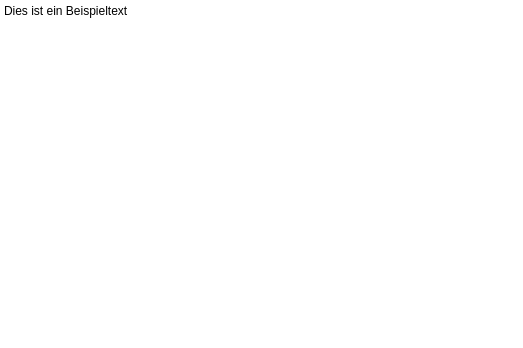
<?xml version="1.0" encoding="UTF-8"?>
<ui version="4.0">
 <class>Results</class>
 <widget class="QWidget" name="Results">
  <property name="geometry">
   <rect>
    <x>0</x>
    <y>0</y>
    <width>523</width>
    <height>348</height>
   </rect>
  </property>
  <property name="windowTitle">
   <string>Results</string>
  </property>
  <layout class="QHBoxLayout" name="horizontalLayout">
   <property name="spacing">
    <number>0</number>
   </property>
   <property name="leftMargin">
    <number>0</number>
   </property>
   <property name="topMargin">
    <number>0</number>
   </property>
   <property name="rightMargin">
    <number>0</number>
   </property>
   <property name="bottomMargin">
    <number>0</number>
   </property>
   <item>
    <widget class="QTextEdit" name="textEdit">
     <property name="frameShape">
      <enum>QFrame::Shape::NoFrame</enum>
     </property>
     <property name="frameShadow">
      <enum>QFrame::Shadow::Plain</enum>
     </property>
     <property name="readOnly">
      <bool>true</bool>
     </property>
     <property name="html">
      <string>&lt;!DOCTYPE HTML PUBLIC &quot;-//W3C//DTD HTML 4.0//EN&quot; &quot;http://www.w3.org/TR/REC-html40/strict.dtd&quot;&gt;
&lt;html&gt;&lt;head&gt;&lt;meta name=&quot;qrichtext&quot; content=&quot;1&quot; /&gt;&lt;meta charset=&quot;utf-8&quot; /&gt;&lt;style type=&quot;text/css&quot;&gt;
p, li { white-space: pre-wrap; }
hr { height: 1px; border-width: 0; }
li.unchecked::marker { content: &quot;\2610&quot;; }
li.checked::marker { content: &quot;\2612&quot;; }
&lt;/style&gt;&lt;/head&gt;&lt;body style=&quot; font-family:'Segoe UI'; font-size:9pt; font-weight:400; font-style:normal;&quot;&gt;
&lt;p style=&quot; margin-top:0px; margin-bottom:0px; margin-left:0px; margin-right:0px; -qt-block-indent:0; text-indent:0px;&quot;&gt;Dies ist ein Beispieltext&lt;/p&gt;&lt;/body&gt;&lt;/html&gt;</string>
     </property>
    </widget>
   </item>
  </layout>
 </widget>
 <resources/>
 <connections/>
</ui>
